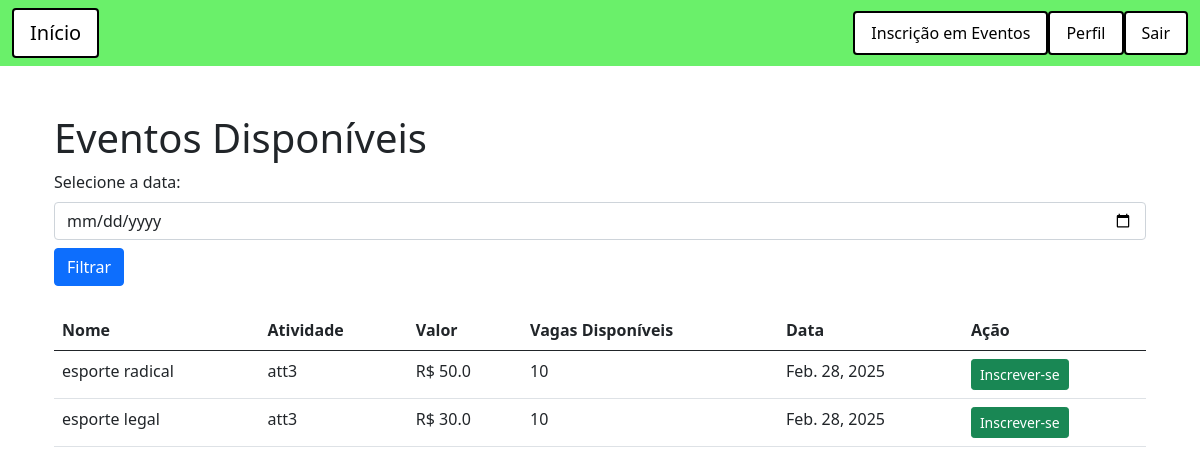
Page /apiCategorias/eventos/listar/ (signed in) on the earlier database version.
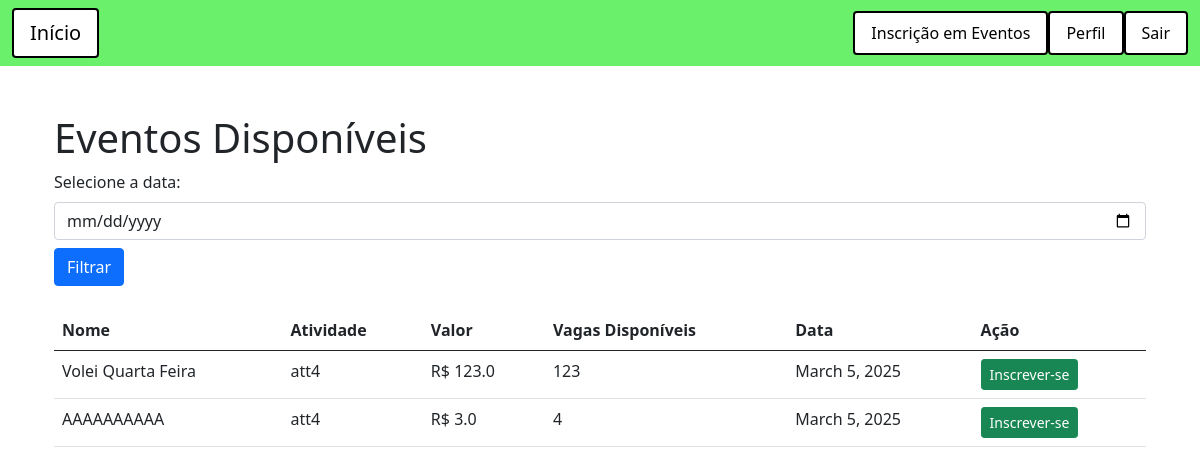
Same page on the later database version.
### app_adrenalife/models.py (models this page shows, shortened)
class Evento(models.Model):
    id = models.AutoField(primary_key=True)
    nome = models.TextField(max_length=255, default='')
    atividade = models.ForeignKey(atividade, on_delete=models.CASCADE, null=False)
    valor = models.FloatField()
    vagas_disponiveis = models.IntegerField()
    data = models.DateField()

class atividade(models.Model):
    id = models.AutoField(primary_key=True)
    nome = models.TextField(max_length=255, default='')
    descricao = models.TextField(max_length=255, default='')
    categoria = models.ForeignKey(categoria_atividade, on_delete=models.CASCADE, null=False)

### app_adrenalife/views.py (the view)
# urls.py: path('eventos/listar/', views.listar_eventos, name='listar_eventos'),
def listar_eventos(request):
    return(UserServices.listagem_eventos(request))

### app_adrenalife/services.py (called while the page is built)
    @staticmethod
    def listagem_eventos(request):
        if not request.session.get('usuario_id'):
            return redirect('login')
        usuario_id = request.session.get('usuario_id')
        data_selecionada = request.GET.get('data', None)
        eventos = Evento.objects.all()
        if data_selecionada:
            data_selecionada = datetime.strptime(data_selecionada, '%Y-%m-%d').date()
            eventos = eventos.filter(data=data_selecionada)
        return render(request, 'eventos/listar_eventos.html', {'eventos': eventos, 'data_selecionada': data_selecionada, 'usuario_id': usuario_id})

### app_adrenalife/templates/eventos/listar_eventos.html (shortened to what this page needs)
{% extends 'base.html' %}
{% block conteudo %}
<div class="container mt-5">
    <h1>Eventos Disponíveis</h1>
    <form method="get" class="mb-4">
        <label for="data" class="form-label">Selecione a data:</label>
        <input type="date" class="form-control" id="data" name="data" value="{{ data_selecionada|date:'Y-m-d' }}">
        <button type="submit" class="btn btn-primary mt-2">Filtrar</button>
    </form>
    <table class="table">
        <thead>
            <tr>
                <th>Nome</th>
                <th>Atividade</th>
                <th>Valor</th>
                <th>Vagas Disponíveis</th>
                <th>Data</th>
                <th>Ação</th>
            </tr>
        </thead>
        <tbody>
            {% for evento in eventos %}
            <tr>
                <td>{{ evento.nome }}</td>
                <td>{{ evento.atividade.nome }}</td>
                <td>R$ {{ evento.valor }}</td>
                <td>{{ evento.vagas_disponiveis }}</td>
                <td>{{ evento.data }}</td>
                <td>
                    <form action="{% url 'inscricao' %}" method="POST" style="display: inline-block;" id="form-{{ evento.id }}">
                        <button type="button" class="btn btn-success btn-sm" onclick="logIds('{{ evento.id }}', '{{ usuario_id }}')">Inscrever-se</button>
                    </form>
                </td>
            </tr>
            {% endfor %}
        </tbody>
    </table>
</div>
{% endblock %}

Differences in the rows shown:
removed Evento: nome "esporte radical", atividade.nome "att3", valor "50.0", vagas_disponiveis "10", data "Feb. 28, 2025"
removed Evento: nome "esporte legal", atividade.nome "att3", valor "30.0", vagas_disponiveis "10", data "Feb. 28, 2025"
added Evento: nome "Volei Quarta Feira", atividade.nome "att4", valor "123.0", vagas_disponiveis "123", data "March 5, 2025"
added Evento: nome "AAAAAAAAAA", atividade.nome "att4", valor "3.0", vagas_disponiveis "4", data "March 5, 2025"
